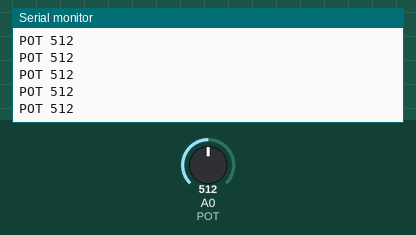
Bench run of a sketch on a simulated Arduino Uno, built with avr-gcc and run on an emulated ATmega328P. On the bench: the last lines printed to the serial monitor. The test bench sets the inputs (shaded band); at power-on: A0 (POT) = 512.

Above: at 1.2 s.
1.3 s: A0 (POT) set to 716
At 1.31 s:
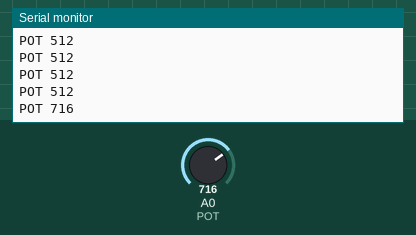
2.8 s: A0 (POT) set to 900
At 2.81 s:
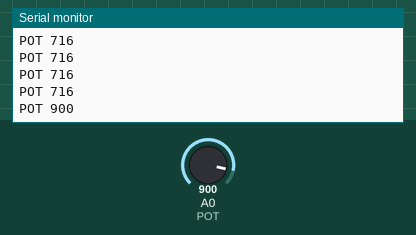
Timing chart, 0 to 5.8 s (numbered marks = the images above; inputs shaded):
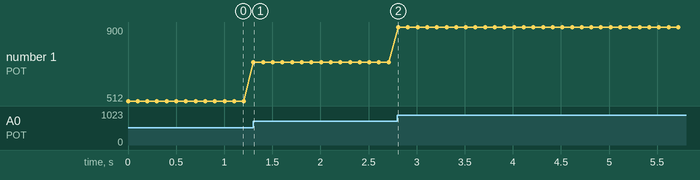

Measured:
- after the input at 1.3 s, the serial monitor: prints a new line at once (image 1)
- after the input at 2.8 s, the serial monitor: prints a new line at once (image 2)
- plotted number 1: 512 → 716 after the input at 1.3 s, 716 → 900 after the input at 2.8 s

The sketch:

POT.ino
```cpp
#define POT 0
#define POT1 1

void setup() {
  pinMode(POT, INPUT);
  pinMode(POT1, INPUT);
  Serial.begin(9600);
}

void loop() {
  Serial.print("POT ");
  Serial.println(analogRead(POT));
  delay(100);

}
```
